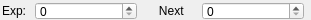
       <widget class="QFrame" name="frame">
        <property name="geometry">
         <rect>
          <x>109</x>
          <y>106</y>
          <width>311</width>
          <height>20</height>
         </rect>
        </property>
        <widget class="QLabel" name="label_3">
         <property name="geometry">
          <rect>
           <x>2</x>
           <y>2</y>
           <width>27</width>
           <height>17</height>
          </rect>
         </property>
         <property name="text">
          <string>Exp:</string>
         </property>
        </widget>
        <widget class="QSpinBox" name="sb_exp">
         <property name="geometry">
          <rect>
           <x>35</x>
           <y>2</y>
           <width>102</width>
           <height>18</height>
          </rect>
         </property>
         <property name="alignment">
          <set>Qt::AlignLeading|Qt::AlignLeft|Qt::AlignVCenter</set>
         </property>
         <property name="buttonSymbols">
          <enum>QAbstractSpinBox::UpDownArrows</enum>
         </property>
         <property name="correctionMode">
          <enum>QAbstractSpinBox::CorrectToNearestValue</enum>
         </property>
         <property name="maximum">
          <number>999999999</number>
         </property>
        </widget>
        <widget class="QLabel" name="label_4">
         <property name="geometry">
          <rect>
           <x>139</x>
           <y>2</y>
           <width>61</width>
           <height>17</height>
          </rect>
         </property>
         <property name="sizePolicy">
          <sizepolicy hsizetype="Expanding" vsizetype="Preferred">
           <horstretch>0</horstretch>
           <verstretch>0</verstretch>
          </sizepolicy>
         </property>
         <property name="text">
          <string>      Next</string>
         </property>
        </widget>
        <widget class="QSpinBox" name="sb_next">
         <property name="geometry">
          <rect>
           <x>202</x>
           <y>2</y>
           <width>102</width>
           <height>18</height>
          </rect>
         </property>
         <property name="alignment">
          <set>Qt::AlignLeading|Qt::AlignLeft|Qt::AlignVCenter</set>
         </property>
         <property name="buttonSymbols">
          <enum>QAbstractSpinBox::UpDownArrows</enum>
         </property>
         <property name="correctionMode">
          <enum>QAbstractSpinBox::CorrectToNearestValue</enum>
         </property>
         <property name="maximum">
          <number>999999999</number>
         </property>
        </widget>
       </widget>
